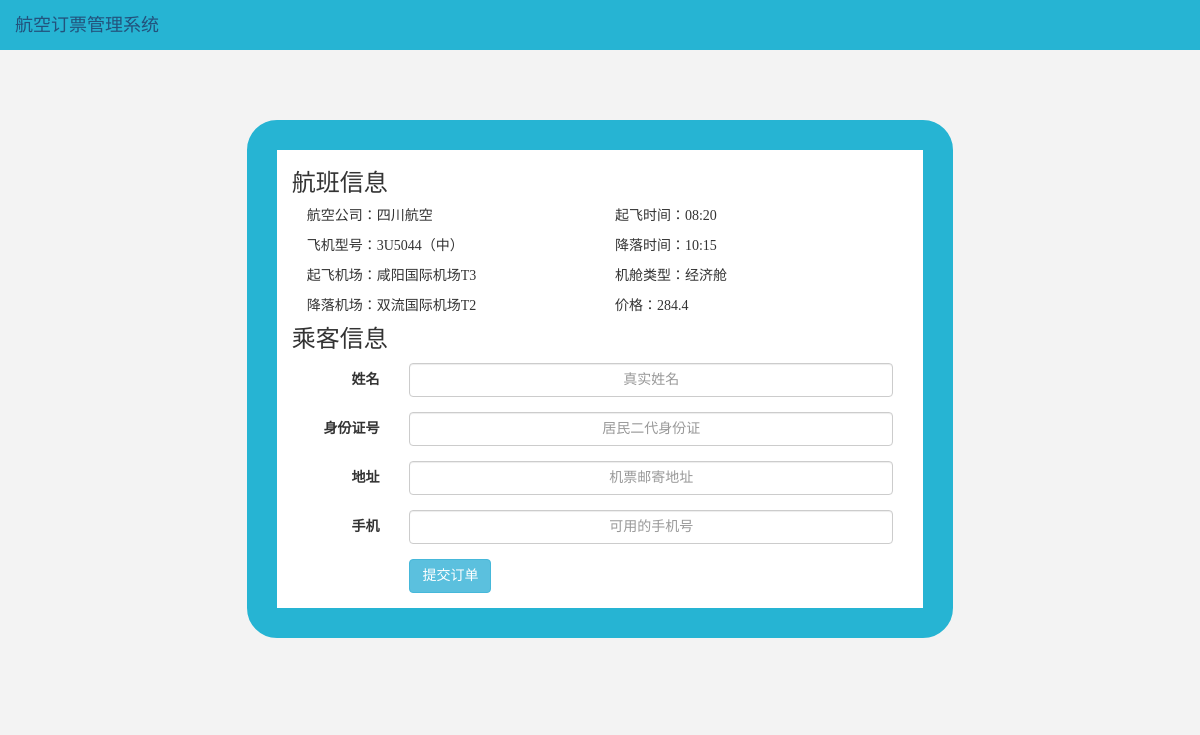
Page /order_info.php?fligh_id=3U5044 on the committed database.
### tables this page shows
CREATE TABLE `flightinfo` (
  `flightId` char(20) NOT NULL,
  `startCity` char(10) NOT NULL,
  `endCity` char(10) NOT NULL,
  `startPort` char(10) NOT NULL,
  `endPort` char(10) NOT NULL,
  `startTime` datetime NOT NULL,
  `endTime` datetime NOT NULL,
  `economy` int(5) NOT NULL,
  `discount` float(3,2) DEFAULT NULL,
  `size` int(4) NOT NULL,
  `company` char(5) NOT NULL,
  PRIMARY KEY (`flightId`)
);

### order_info.php (the view, shortened to what this page needs)
<!DOCTYPE html>
<html lang="en">
<head>
	<link rel="stylesheet" type="text/css" href="css/bootstrap.css">
	<link rel="stylesheet" type="text/css" href="css/main.css">
</head>
<?php
include "conn.php";
if(is_array($_GET)&&count($_GET)>0)
{
  if(isset($_GET["fligh_id"]))
  {
	$fligh_id=$_GET["fligh_id"];
  }
  $s = "select * from flightInfo where flightId='$fligh_id'";
  $result=mysql_query($s,$conn);
  $row=mysql_fetch_array($result);
}
else{
}
?>
<body>
	<nav class="top">
		<a href="" class="navbar-brand">航空订票管理系统</a>
	</nav>
	<div class="container order">
	  <div class="row">
	    <div class="col-md-8 col-sm-8 col-md-offset-2 col-sm-offset-2 order-information">
		    <div class="flight-info">
		    	<h3>航班信息</h3>
		    	<div class="col-md-6 col-sm-6">
		    		<p><span>航空公司：</span><span><?php echo $row['company']?></span></p>
		    		<p><span>飞机型号：</span><span><?php echo $row['flightId']?>（中）</span></p>
		    		<p><span>起飞机场：</span><span><?php echo $row['startPort']?></span></p>
		    		<p><span>降落机场：</span><span><?php echo $row['endPort']?></span></p>
		    	</div>
		    	<div class="col-md-6 col-sm-6">
		    		<p><span>起飞时间：</span><span><?php echo substr($row['startTime'], -8,5);?></span></p>
		    		<p><span>降落时间：</span><span><?php echo substr($row['endTime'], -8,5);?></span></p>
		    		<p><span>机舱类型：</span><span>经济舱</span></p>
		    		<p><span>价格：</span><span><?php echo $row['economy']*$row['discount'] ?></span></p>
		    	</div>
		    </div>
	        <div class="customer-info">
		    	<h3>乘客信息</h3>
		    	<div class="col-md-12 col-sm-12">
			        <form class="form-horizontal" role="form" action="order.php" method="post">
					  <div class="form-group">
					    <label for="inputName" class="col-sm-2 control-label">姓名</label>
					    <div class="col-sm-10">
					      <input type="text" class="form-control" id="inputName" name="name" placeholder="真实姓名">
					    </div>
					  </div>
					  <div class="form-group">
					    <label for="inputIdentity" class="col-sm-2 control-label">身份证号</label>
					    <div class="col-sm-10">
					      <input type="text" class="form-control" id="inputIdentity" name="identity" placeholder="居民二代身份证">
					    </div>
					  </div>
					  <div class="form-group">
					    <label for="inputAddress" class="col-sm-2 control-label">地址</label>
					    <div class="col-sm-10">
					      <input type="text" class="form-control" id="inputAddress" name="address" placeholder="机票邮寄地址">
					    </div>
					  </div>
					  <div class="form-group">
					    <label for="inputPhone" class="col-sm-2 control-label">手机</label>
					    <div class="col-sm-10">
					      <input type="text" class="form-control" id="inputPhone" name="phone" placeholder="可用的手机号">
					    </div>
					  </div>
					  <div class="form-group">
					    <div class="col-sm-offset-2 col-sm-10">
					      <button type="submit" class="btn btn-info">提交订单</button>
					    </div>
					  </div>
					</form>
			    </div>
		    </div>
	    </div>
	  </div>
	</div>
</body>
</html>

### css/main.css (style rules this page uses)
body, nav { padding: 0px; margin: 0px; }
body { background-color: rgb(243, 243, 243); }
body, h1, h2, h3, h4, h5, h6, p, a, article { font-family: "Microsoft YaHei"; -webkit-font-smoothing: antialiased; -moz-font-smoothing: antialiased; font-smoothing: antialiased; }
input { text-align:center; }
.top { width: 100%; height: 50px; background: rgb(38, 180, 211); background: #26B4D3; }
.order, .info, .login { padding: 70px; }
.order-information, .login-form { border: 30px solid rgb(38, 180, 211); border-radius: 30px; background-color: white; }

### rows in the picture
flightinfo: company "四川航空", flightId "3U5044", startPort "咸阳国际机场T3", endPort "双流国际机场T2", startTime "08:20", endTime "10:15", $row['economy']*$row['discount'] "284.4"
